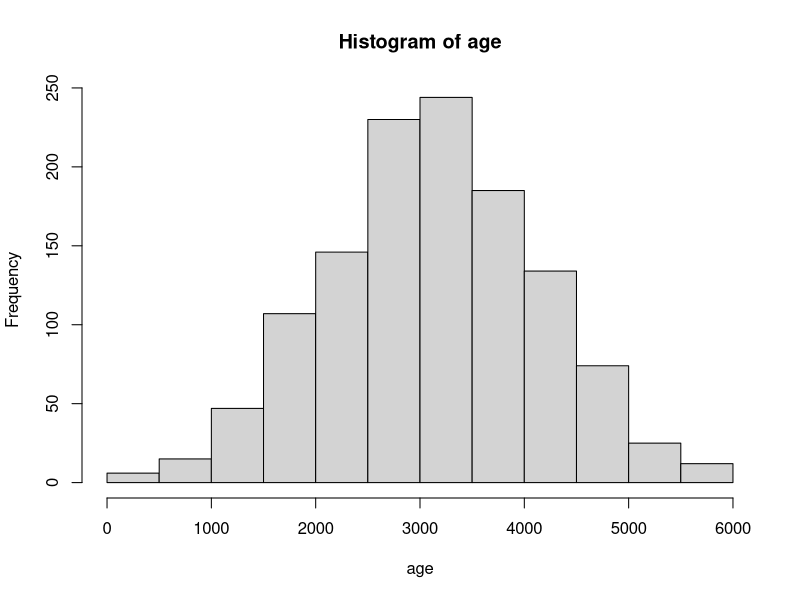

Recreate this plot in R. (Note: this script raises an error after producing the figure.)
# toymaker dataset
set.seed(67)

# elf identifier variable. 1225 observations
total_elves <- 1225
elf_id <- 0001:total_elves
elf_id <- sprintf("%04d", 1:total_elves)

# sex variable
sex <- as.factor(sample(c("Male", "Female"), total_elves, T))
table(sex) # table() shows the count per category

# age
age <- pmax(round(rnorm(total_elves, mean = 3140, sd = 1000)), 100)
hist(age)

# job_type
job_type <- as.factor(sample(c("Full-time", "Part-time"), total_elves, T, prob = c(.75, .25)))
table(job_type)

# creating dataframe + new variable: weekly_hours
toymaker <- data.frame(elf_id, sex, age, job_type) %>%
  mutate(weekly_hours = ifelse(job_type == "Full-time",
                               pmin(pmax(round(rnorm(n(), mean = 40, sd = 10)), 40), 60),
                               pmin(pmax(round(rnorm(n(), mean = 30, sd = 3)), 20), 34)
                              )
         )

# experience
# want: elf's work experience CAN'T surpass elf's age minus 25 ;
toymaker <- toymaker %>%
  rowwise() %>%
  mutate(
    work_experience = case_when(
      age <= 500 ~ round(runif(1, 75, age - 25)),
      age <= 1000 ~ round(runif(1, 476, age - 25)),
      age <= 2000 ~ round(runif(1, 976, age - 25)),
      age <= 3000 ~ round(runif(1, 1976, age - 25)),
      age <= 4000 ~ round(runif(1, 2976, age - 25)),
      TRUE        ~ round(runif(1, 3976, age - 25))
    )
  ) %>%
  ungroup()

# toys_made_per_week



# defected_toys_made_per_week




# Test Visualizations (for assessing distribution purposes)
head(toymaker)

toymaker %>%
  select(job_type, weekly_hours) %>%
  table()

hist(toymaker$weekly_hours[toymaker$job_type == "Full-time"])
hist(toymaker$weekly_hours[toymaker$job_type == "Part-time"])
hist(toymaker$weekly_hours)

toymaker %>%
  filter(age <= 1000) %>%
  group_by(job_type) %>%
  arrange(age) %>%
  count(job_type)

summary(toymaker$work_experience)
summary(toymaker$age - toymaker$work_experience)

min(toymaker$age - toymaker$work_experience)
which(toymaker$age <= toymaker$work_experience)
all(toymaker$age > toymaker$work_experience)
which(is.na(toymaker$age - toymaker$work_experience))
